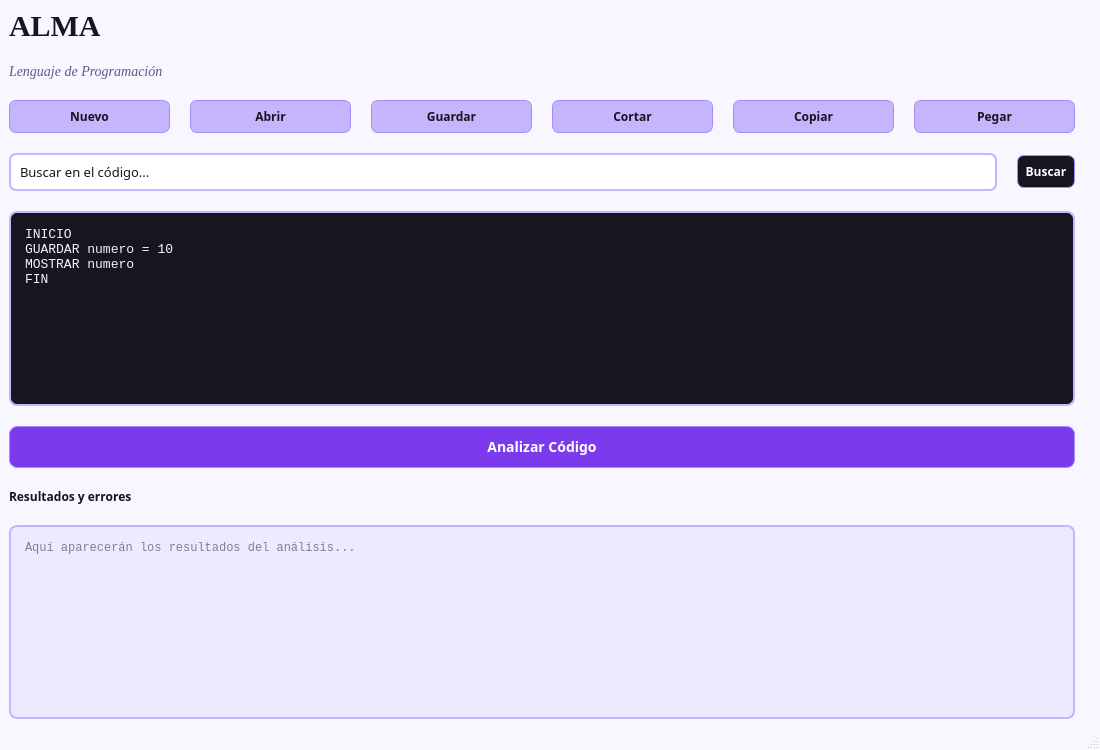
<?xml version="1.0" encoding="UTF-8"?>
<ui version="4.0">
 <class>ventanaPrincipal</class>
 <widget class="QMainWindow" name="ventanaPrincipal">
  <property name="geometry">
   <rect>
    <x>0</x>
    <y>0</y>
    <width>1100</width>
    <height>750</height>
   </rect>
  </property>
  <property name="windowTitle">
   <string>ALMA</string>
  </property>
  <property name="styleSheet">
   <string notr="true">QMainWindow {
    background-color: #F8F7FC;
}

QWidget#centralwidget {
    background-color: #F8F7FC;
}

QLabel {
    color: #17151F;
}

QPushButton {
    background-color: #C4B5FD;
    color: #17151F;
    border: 1px solid #A78BFA;
    border-radius: 7px;
    padding: 7px;
    font-weight: bold;
}

QPushButton:hover {
    background-color: #DDD6FE;
}

QLineEdit {
    background-color: white;
    color: #17151F;
    border: 2px solid #C4B5FD;
    border-radius: 7px;
    padding: 7px;
}

QPlainTextEdit {
    background-color: #17151F;
    color: #F5F3FF;
    border: 2px solid #C4B5FD;
    border-radius: 8px;
    padding: 10px;
    font-family: Consolas;
    font-size: 13px;
    selection-background-color: #65548A;
}

QTextEdit {
    background-color: #EDE9FE;
    color: #17151F;
    border: 2px solid #C4B5FD;
    border-radius: 8px;
    padding: 10px;
    font-family: Consolas;
    font-size: 12px;
}

QPushButton#btnAnalizar {
    background-color: #C4B5FD;
    color: #17151F;
    font-weight: bold;
    font-size: 14px;
}

QPushButton#btnBuscar {
    background-color: #17151F;
    color: white;
}
</string>
  </property>
  <widget class="QWidget" name="centralwidget">
   <property name="layoutDirection">
    <enum>Qt::LayoutDirection::LeftToRight</enum>
   </property>
   <property name="styleSheet">
    <string notr="true">QWidget#centralwidget {
    background-color: #F8F7FF;
}</string>
   </property>
   <layout class="QVBoxLayout" name="verticalLayout">
    <property name="spacing">
     <number>20</number>
    </property>
    <property name="leftMargin">
     <number>9</number>
    </property>
    <property name="rightMargin">
     <number>25</number>
    </property>
    <item>
     <widget class="QLabel" name="ALMA">
      <property name="font">
       <font>
        <family>Times New Roman</family>
        <pointsize>-1</pointsize>
        <bold>true</bold>
       </font>
      </property>
      <property name="styleSheet">
       <string notr="true">QLabel {
    color: #17151F;
    font-size: 30px;
    font-weight: bold;
}</string>
      </property>
      <property name="text">
       <string>ALMA</string>
      </property>
     </widget>
    </item>
    <item>
     <widget class="QLabel" name="subtituloALMA">
      <property name="font">
       <font>
        <family>Times New Roman</family>
        <pointsize>-1</pointsize>
        <italic>true</italic>
       </font>
      </property>
      <property name="styleSheet">
       <string notr="true">QLabel {
    color: #65548A;
    font-size: 14px;
    font-style: italic;
}
</string>
      </property>
      <property name="text">
       <string>Lenguaje de Programación</string>
      </property>
     </widget>
    </item>
    <item>
     <layout class="QHBoxLayout" name="horizontalLayout_2">
      <item>
       <widget class="QPushButton" name="btnNuevo">
        <property name="font">
         <font>
          <family>Traditional Arabic</family>
          <bold>true</bold>
         </font>
        </property>
        <property name="styleSheet">
         <string notr="true"/>
        </property>
        <property name="text">
         <string>Nuevo</string>
        </property>
       </widget>
      </item>
      <item>
       <widget class="QPushButton" name="btnAbrir">
        <property name="font">
         <font>
          <family>Traditional Arabic</family>
          <bold>true</bold>
         </font>
        </property>
        <property name="text">
         <string>Abrir</string>
        </property>
       </widget>
      </item>
      <item>
       <widget class="QPushButton" name="btnGuardar">
        <property name="font">
         <font>
          <family>Traditional Arabic</family>
          <bold>true</bold>
         </font>
        </property>
        <property name="text">
         <string>Guardar</string>
        </property>
       </widget>
      </item>
      <item>
       <widget class="QPushButton" name="btnCortar">
        <property name="font">
         <font>
          <family>Traditional Arabic</family>
          <bold>true</bold>
         </font>
        </property>
        <property name="text">
         <string>Cortar</string>
        </property>
       </widget>
      </item>
      <item>
       <widget class="QPushButton" name="btnCopiar">
        <property name="font">
         <font>
          <family>Traditional Arabic</family>
          <bold>true</bold>
         </font>
        </property>
        <property name="text">
         <string>Copiar</string>
        </property>
       </widget>
      </item>
      <item>
       <widget class="QPushButton" name="btnPegar">
        <property name="font">
         <font>
          <family>Traditional Arabic</family>
          <bold>true</bold>
         </font>
        </property>
        <property name="text">
         <string>Pegar</string>
        </property>
       </widget>
      </item>
     </layout>
    </item>
    <item>
     <layout class="QHBoxLayout" name="horizontalLayout">
      <item>
       <widget class="QLineEdit" name="entradaBuscar">
        <property name="font">
         <font>
          <family>Traditional Arabic</family>
          <pointsize>10</pointsize>
         </font>
        </property>
        <property name="text">
         <string>Buscar en el código...</string>
        </property>
       </widget>
      </item>
      <item>
       <widget class="QPushButton" name="btnBuscar">
        <property name="font">
         <font>
          <family>Traditional Arabic</family>
          <bold>true</bold>
         </font>
        </property>
        <property name="text">
         <string>Buscar</string>
        </property>
       </widget>
      </item>
     </layout>
    </item>
    <item>
     <widget class="QPlainTextEdit" name="editorCodigo">
      <property name="font">
       <font>
        <family>Consolas</family>
        <pointsize>-1</pointsize>
       </font>
      </property>
      <property name="plainText">
       <string>INICIO
GUARDAR numero = 10
MOSTRAR numero
FIN</string>
      </property>
      <property name="placeholderText">
       <string>INICIO  GUARDAR numero = 10  MOSTRAR numero  FIN</string>
      </property>
     </widget>
    </item>
    <item>
     <widget class="QPushButton" name="btnAnalizar">
      <property name="font">
       <font>
        <family>Traditional Arabic</family>
        <pointsize>-1</pointsize>
        <bold>true</bold>
       </font>
      </property>
      <property name="styleSheet">
       <string notr="true">QPushButton {
    background-color: #7C3AED;
    color: white;
    border-radius: 8px;
    padding: 10px;
    font-weight: bold;
}

QPushButton:hover {
    background-color: #6D28D9;
}</string>
      </property>
      <property name="text">
       <string>Analizar Código</string>
      </property>
     </widget>
    </item>
    <item>
     <widget class="QLabel" name="Resultados">
      <property name="font">
       <font>
        <family>Traditional Arabic</family>
        <bold>true</bold>
       </font>
      </property>
      <property name="text">
       <string>Resultados y errores</string>
      </property>
     </widget>
    </item>
    <item>
     <widget class="QTextEdit" name="tituloResultados">
      <property name="readOnly">
       <bool>true</bool>
      </property>
      <property name="placeholderText">
       <string>Aquí aparecerán los resultados del análisis...</string>
      </property>
     </widget>
    </item>
   </layout>
  </widget>
  <widget class="QMenuBar" name="menubar">
   <property name="geometry">
    <rect>
     <x>0</x>
     <y>0</y>
     <width>1100</width>
     <height>33</height>
    </rect>
   </property>
  </widget>
  <widget class="QStatusBar" name="statusbar"/>
 </widget>
 <resources/>
 <connections/>
</ui>
